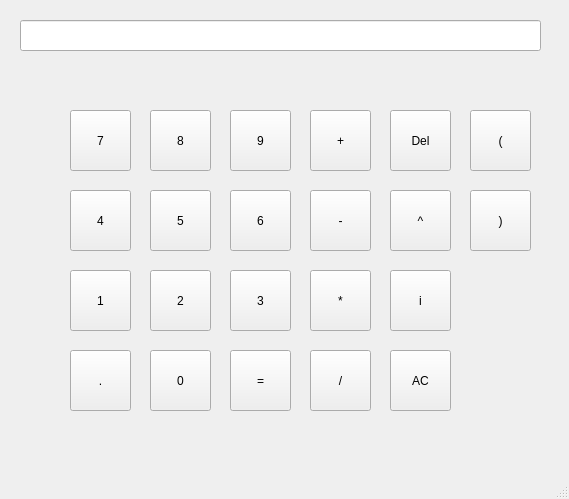
<?xml version="1.0" encoding="UTF-8"?>
<ui version="4.0">
 <class>Caculator</class>
 <widget class="QMainWindow" name="Caculator">
  <property name="geometry">
   <rect>
    <x>0</x>
    <y>0</y>
    <width>569</width>
    <height>499</height>
   </rect>
  </property>
  <property name="windowTitle">
   <string>Caculator</string>
  </property>
  <widget class="QWidget" name="centralWidget">
   <widget class="QPushButton" name="pushButton1">
    <property name="geometry">
     <rect>
      <x>70</x>
      <y>270</y>
      <width>61</width>
      <height>61</height>
     </rect>
    </property>
    <property name="text">
     <string>1</string>
    </property>
   </widget>
   <widget class="QLineEdit" name="lineEdit">
    <property name="geometry">
     <rect>
      <x>20</x>
      <y>20</y>
      <width>521</width>
      <height>31</height>
     </rect>
    </property>
   </widget>
   <widget class="QPushButton" name="pushButton0">
    <property name="geometry">
     <rect>
      <x>150</x>
      <y>350</y>
      <width>61</width>
      <height>61</height>
     </rect>
    </property>
    <property name="text">
     <string>0</string>
    </property>
   </widget>
   <widget class="QPushButton" name="pushButton2">
    <property name="geometry">
     <rect>
      <x>150</x>
      <y>270</y>
      <width>61</width>
      <height>61</height>
     </rect>
    </property>
    <property name="text">
     <string>2</string>
    </property>
   </widget>
   <widget class="QPushButton" name="pushButton3">
    <property name="geometry">
     <rect>
      <x>230</x>
      <y>270</y>
      <width>61</width>
      <height>61</height>
     </rect>
    </property>
    <property name="text">
     <string>3</string>
    </property>
   </widget>
   <widget class="QPushButton" name="pushButton4">
    <property name="geometry">
     <rect>
      <x>70</x>
      <y>190</y>
      <width>61</width>
      <height>61</height>
     </rect>
    </property>
    <property name="text">
     <string>4</string>
    </property>
   </widget>
   <widget class="QPushButton" name="pushButton6">
    <property name="geometry">
     <rect>
      <x>230</x>
      <y>190</y>
      <width>61</width>
      <height>61</height>
     </rect>
    </property>
    <property name="text">
     <string>6</string>
    </property>
   </widget>
   <widget class="QPushButton" name="pushButton5">
    <property name="geometry">
     <rect>
      <x>150</x>
      <y>190</y>
      <width>61</width>
      <height>61</height>
     </rect>
    </property>
    <property name="text">
     <string>5</string>
    </property>
   </widget>
   <widget class="QPushButton" name="pushButton7">
    <property name="geometry">
     <rect>
      <x>70</x>
      <y>110</y>
      <width>61</width>
      <height>61</height>
     </rect>
    </property>
    <property name="text">
     <string>7</string>
    </property>
   </widget>
   <widget class="QPushButton" name="pushButton9">
    <property name="geometry">
     <rect>
      <x>230</x>
      <y>110</y>
      <width>61</width>
      <height>61</height>
     </rect>
    </property>
    <property name="text">
     <string>9</string>
    </property>
   </widget>
   <widget class="QPushButton" name="pushButton8">
    <property name="geometry">
     <rect>
      <x>150</x>
      <y>110</y>
      <width>61</width>
      <height>61</height>
     </rect>
    </property>
    <property name="text">
     <string>8</string>
    </property>
   </widget>
   <widget class="QPushButton" name="pushButton_ans">
    <property name="geometry">
     <rect>
      <x>230</x>
      <y>350</y>
      <width>61</width>
      <height>61</height>
     </rect>
    </property>
    <property name="text">
     <string>=</string>
    </property>
   </widget>
   <widget class="QPushButton" name="pushButton_pow">
    <property name="geometry">
     <rect>
      <x>390</x>
      <y>190</y>
      <width>61</width>
      <height>61</height>
     </rect>
    </property>
    <property name="text">
     <string>^</string>
    </property>
   </widget>
   <widget class="QPushButton" name="pushButton_imag">
    <property name="geometry">
     <rect>
      <x>390</x>
      <y>270</y>
      <width>61</width>
      <height>61</height>
     </rect>
    </property>
    <property name="text">
     <string>i</string>
    </property>
   </widget>
   <widget class="QPushButton" name="pushButton_del">
    <property name="geometry">
     <rect>
      <x>390</x>
      <y>110</y>
      <width>61</width>
      <height>61</height>
     </rect>
    </property>
    <property name="text">
     <string>Del</string>
    </property>
   </widget>
   <widget class="QPushButton" name="pushButton_ac">
    <property name="geometry">
     <rect>
      <x>390</x>
      <y>350</y>
      <width>61</width>
      <height>61</height>
     </rect>
    </property>
    <property name="text">
     <string>AC</string>
    </property>
   </widget>
   <widget class="QPushButton" name="pushButton_minus">
    <property name="geometry">
     <rect>
      <x>310</x>
      <y>190</y>
      <width>61</width>
      <height>61</height>
     </rect>
    </property>
    <property name="text">
     <string>-</string>
    </property>
   </widget>
   <widget class="QPushButton" name="pushButton_div">
    <property name="geometry">
     <rect>
      <x>310</x>
      <y>350</y>
      <width>61</width>
      <height>61</height>
     </rect>
    </property>
    <property name="text">
     <string>/</string>
    </property>
   </widget>
   <widget class="QPushButton" name="pushButton_mul">
    <property name="geometry">
     <rect>
      <x>310</x>
      <y>270</y>
      <width>61</width>
      <height>61</height>
     </rect>
    </property>
    <property name="text">
     <string>*</string>
    </property>
   </widget>
   <widget class="QPushButton" name="pushButton_plus">
    <property name="geometry">
     <rect>
      <x>310</x>
      <y>110</y>
      <width>61</width>
      <height>61</height>
     </rect>
    </property>
    <property name="text">
     <string>+</string>
    </property>
   </widget>
   <widget class="QPushButton" name="pushButton_left">
    <property name="geometry">
     <rect>
      <x>470</x>
      <y>110</y>
      <width>61</width>
      <height>61</height>
     </rect>
    </property>
    <property name="text">
     <string>(</string>
    </property>
   </widget>
   <widget class="QPushButton" name="pushButton_right">
    <property name="geometry">
     <rect>
      <x>470</x>
      <y>190</y>
      <width>61</width>
      <height>61</height>
     </rect>
    </property>
    <property name="text">
     <string>)</string>
    </property>
   </widget>
   <widget class="QPushButton" name="pushButton_point">
    <property name="geometry">
     <rect>
      <x>70</x>
      <y>350</y>
      <width>61</width>
      <height>61</height>
     </rect>
    </property>
    <property name="text">
     <string>.</string>
    </property>
   </widget>
  </widget>
  <widget class="QStatusBar" name="statusBar"/>
  <widget class="QMenuBar" name="menuBar">
   <property name="geometry">
    <rect>
     <x>0</x>
     <y>0</y>
     <width>569</width>
     <height>32</height>
    </rect>
   </property>
  </widget>
 </widget>
 <layoutdefault spacing="6" margin="11"/>
 <resources/>
 <connections/>
</ui>
